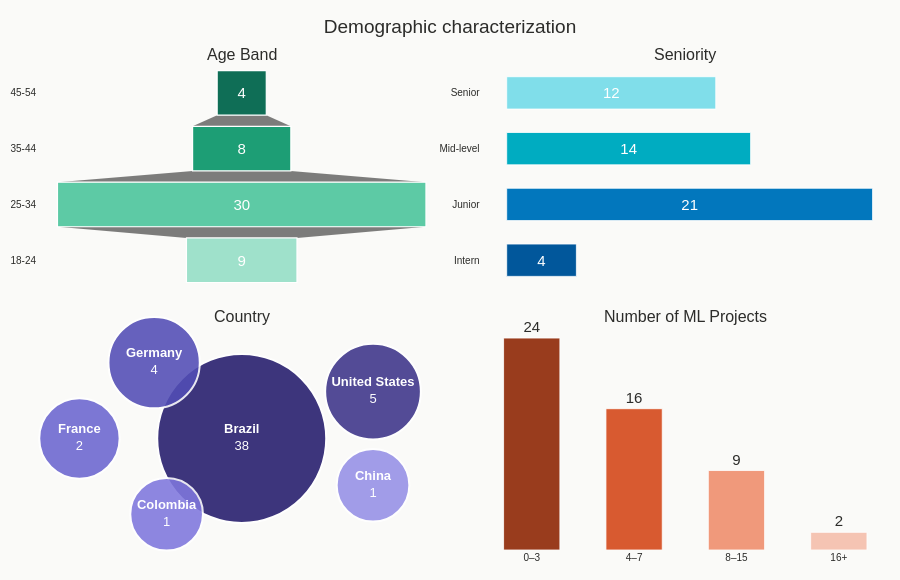

Notebook code for this chart:
### Code cell
import numpy as np
from plotly.subplots import make_subplots
import plotly.graph_objects as go

# ── Palettes (extended so they never run short as N grows) ────────────────────
_TEAL   = ["#0F6E56", "#1D9E75", "#5DCAA5", "#9FE1CB", "#C5F0E3", "#E0F8F2"]
_BLUE   = ["#01579B", "#0277BD", "#00ACC1", "#80DEEA", "#B2EBF2", "#E0F7FA"]
_PURPLE = ["#231A6B", "#3C3489", "#524DB5", "#6B66D0", "#7F77DD", "#9590E6", "#ADAAF0", "#C5C3F7"]
_CORAL  = ["#993C1D", "#D85A30", "#F0997B", "#F5C4B3", "#FAE0D6", "#FDF0EC"]
_BG = "#FAFAF8"

# ── Data ─────────────────────────────────────────────────────────────────────
# 1. Age Band — oldest→youngest (top→bottom in funnel)
_age = (df["age_band"].value_counts()
        .reindex(["45-54", "35-44", "25-34", "18-24"])
        .dropna().astype(int))

# 2. Seniority — short labels; Intern at bottom, Senior at top
_SEN_SHORT = {
    "Intern":                   "Intern",
    "Junior (up to 5 years)":   "Junior",
    "Mid-level (6 to 9 years)": "Mid-level",
    "Senior (10+ years)":       "Senior",
}
_sen = (df["seniority_norm"].map(_SEN_SHORT).value_counts()
        .reindex(list(_SEN_SHORT.values())).dropna().astype(int))

# 3. Country — largest bubble centred, rest in tight ring
_cvc = df["norm_country"].value_counts()
_cdf = pd.DataFrame({"country": _cvc.index, "n": _cvc.values}).sort_values("n", ascending=False).reset_index(drop=True)
_nc  = len(_cdf)
_ang = [2 * np.pi * i / max(_nc - 1, 1) + np.pi / 5 for i in range(_nc - 1)]
_bx  = [0.0] + [0.65 * np.cos(a) for a in _ang]  
_by  = [0.0] + [0.4 * np.sin(a) for a in _ang] 

idx_germany = _cdf.index[_cdf["country"] == "Germany"][0]
_bx[idx_germany] -= 0.15  

idx_colombia = _cdf.index[_cdf["country"] == "Colombia"][0]
_bx[idx_colombia] -= 0.10  

_bsz = (np.sqrt(_cdf["n"]) / np.sqrt(_cdf["n"].max()) * 115 + 54).tolist()

# 4. N Projects — binned
_np_raw = df["n_projects"].dropna().astype(int)
_np_ser = pd.cut(_np_raw, bins=[-1, 3, 7, 15, int(_np_raw.max()) + 1],
                 labels=["0–3", "4–7", "8–15", "16+"]).value_counts().sort_index()

# ── Figure (2×2) ─────────────────────────────────────────────────────────────
fig_demo = make_subplots(
    rows=2, cols=2,
    specs=[[{"type": "funnel"}, {"type": "xy"}],
           [{"type": "xy"},     {"type": "xy"}]],
    subplot_titles=["Age Band", "Seniority", "Country", "Number of ML Projects"],
    horizontal_spacing=0.04,  # reduzido
    vertical_spacing=0.08,    # reduzido
)

# 1 — Funnel (row 1, col 1)
fig_demo.add_trace(go.Funnel(
    y=_age.index.tolist(), x=_age.values.tolist(),
    textinfo="value",
    textfont=dict(color="white", size=15, family="sans-serif"),
    marker=dict(color=_TEAL[:len(_age)], line=dict(color="white", width=1.2)),
    connector=dict(line=dict(color="rgba(0,0,0,0)", width=0)),
), row=1, col=1)

# 2 — Horizontal bar (Seniority) — leading spaces create gap between label and bar
fig_demo.add_trace(go.Bar(
    y=["  " + lbl for lbl in _sen.index.tolist()], x=_sen.values.tolist(),
    orientation="h",
    marker=dict(color=_BLUE[:len(_sen)], line=dict(color="white", width=0.8)),
    text=_sen.values.tolist(), textposition="inside",
    insidetextanchor="middle",
    textfont=dict(color="white", size=15),
    width=0.58,
), row=1, col=2)

# 3 — Bubble (Country) (row 2, col 1)
fig_demo.add_trace(go.Scatter(
    x=_bx, y=_by,
    mode="markers+text",
    marker=dict(size=_bsz, color=_PURPLE[:_nc], opacity=0.88,
                line=dict(color="white", width=2.0), sizemode="diameter"),
    text=[f"<b>{c}</b><br>{n}" for c, n in zip(_cdf["country"], _cdf["n"])],
    textposition="middle center",
    textfont=dict(color="white", size=13, family="sans-serif"),
    hovertemplate="%{text}<extra></extra>", cliponaxis=False
), row=2, col=1)

# 4 — Vertical bar (N Projects) (row 2, col 2)
fig_demo.add_trace(go.Bar(
    x=_np_ser.index.tolist(), y=_np_ser.values.tolist(),
    marker=dict(color=_CORAL[:len(_np_ser)], line=dict(color="white", width=0.8)),
    text=_np_ser.values.tolist(), textposition="outside",
    textfont=dict(size=15), width=0.55, cliponaxis=False
), row=2, col=2)

# ── Styling ───────────────────────────────────────────────────────────────────
fig_demo.update_layout(
    title=dict(text="Demographic characterization",
               font=dict(size=19, color="#2C2C2A", family="sans-serif"),
               x=0.5, xanchor="center"),
    paper_bgcolor=_BG, plot_bgcolor=_BG,
    showlegend=False, height=580,
    margin=dict(t=65, b=30, l=10, r=10),
    font=dict(family="sans-serif", size=10, color="#2C2C2A"),
)
# Seniority (row 1, col 2)
fig_demo.update_xaxes(showgrid=False, zeroline=False, showticklabels=False,
                      range=[-1.5, int(_sen.max()) + 1], row=1, col=2)
fig_demo.update_yaxes(showgrid=False, zeroline=False, row=1, col=2)
# Country (row 2, col 1)
fig_demo.update_xaxes(showgrid=False, zeroline=False, showticklabels=False,
                      range=[-0.82, 0.82], row=2, col=1)
fig_demo.update_yaxes(showgrid=False, zeroline=False, showticklabels=False,
                      range=[-0.56, 0.56], row=2, col=1)
# Projects (row 2, col 2)
fig_demo.update_xaxes(showgrid=False, zeroline=False, row=2, col=2)
fig_demo.update_yaxes(showgrid=False, zeroline=False, showticklabels=False, row=2, col=2)

fig_demo.show()

### Figure 1 — Plotly figure (JSON) as saved in the notebook; plotly's stock layout.template omitted (floating-point values rounded to 4 significant figures)
{"data": [{"connector": {"line": {"color": "rgba(0,0,0,0)", "width": 0}}, "marker": {"color": ["#0F6E56", "#1D9E75", "#5DCAA5", "#9FE1CB"], "line": {"color": "white", "width": 1.2}}, "textfont": {"color": "white", "family": "sans-serif", "size": 15}, "textinfo": "value", "type": "funnel", "x": [4, 8, 30, 9], "xaxis": "x", "y": ["45-54", "35-44", "25-34", "18-24"], "yaxis": "y"}, {"insidetextanchor": "middle", "marker": {"color": ["#01579B", "#0277BD", "#00ACC1", "#80DEEA"], "line": {"color": "white", "width": 0.8}}, "orientation": "h", "text": ["4", "21", "14", "12"], "textfont": {"color": "white", "size": 15}, "textposition": "inside", "type": "bar", "width": 0.58, "x": [4, 21, 14, 12], "xaxis": "x2", "y": ["  Intern", "  Junior", "  Mid-level", "  Senior"], "yaxis": "y2"}, {"cliponaxis": false, "hovertemplate": "%{text}<extra></extra>", "marker": {"color": ["#231A6B", "#3C3489", "#524DB5", "#6B66D0", "#7F77DD", "#9590E6"], "line": {"color": "white", "width": 2}, "opacity": 0.88, "size": [169, 95.71, 91.31, 80.38, 72.66, 72.66], "sizemode": "diameter"}, "mode": "markers+text", "text": ["<b>Brazil</b><br>38", "<b>United States</b><br>5", "<b>Germany</b><br>4", "<b>France</b><br>2", "<b>Colombia</b><br>1", "<b>China</b><br>1"], "textfont": {"color": "white", "family": "sans-serif", "size": 13}, "textposition": "middle center", "type": "scatter", "x": [0, 0.5259, -0.3509, -0.65, -0.3009, 0.5259], "xaxis": "x3", "y": [0, 0.2351, 0.3804, 4.899e-17, -0.3804, -0.2351], "yaxis": "y3"}, {"cliponaxis": false, "marker": {"color": ["#993C1D", "#D85A30", "#F0997B", "#F5C4B3"], "line": {"color": "white", "width": 0.8}}, "text": ["24", "16", "9", "2"], "textfont": {"size": 15}, "textposition": "outside", "type": "bar", "width": 0.55, "x": ["0–3", "4–7", "8–15", "16+"], "xaxis": "x4", "y": [24, 16, 9, 2], "yaxis": "y4"}], "layout": {"annotations": [{"font": {"size": 16}, "showarrow": false, "text": "Age Band", "x": 0.24, "xanchor": "center", "xref": "paper", "y": 1, "yanchor": "bottom", "yref": "paper"}, {"font": {"size": 16}, "showarrow": false, "text": "Seniority", "x": 0.76, "xanchor": "center", "xref": "paper", "y": 1, "yanchor": "bottom", "yref": "paper"}, {"font": {"size": 16}, "showarrow": false, "text": "Country", "x": 0.24, "xanchor": "center", "xref": "paper", "y": 0.46, "yanchor": "bottom", "yref": "paper"}, {"font": {"size": 16}, "showarrow": false, "text": "Number of ML Projects", "x": 0.76, "xanchor": "center", "xref": "paper", "y": 0.46, "yanchor": "bottom", "yref": "paper"}], "font": {"color": "#2C2C2A", "family": "sans-serif", "size": 10}, "height": 580, "margin": {"b": 30, "l": 10, "r": 10, "t": 65}, "paper_bgcolor": "#FAFAF8", "plot_bgcolor": "#FAFAF8", "showlegend": false, "title": {"font": {"color": "#2C2C2A", "family": "sans-serif", "size": 19}, "text": "Demographic characterization", "x": 0.5, "xanchor": "center"}, "xaxis": {"anchor": "y", "domain": [0, 0.48]}, "xaxis2": {"anchor": "y2", "domain": [0.52, 1], "range": [-1.5, 22], "showgrid": false, "showticklabels": false, "zeroline": false}, "xaxis3": {"anchor": "y3", "domain": [0, 0.48], "range": [-0.82, 0.82], "showgrid": false, "showticklabels": false, "zeroline": false}, "xaxis4": {"anchor": "y4", "domain": [0.52, 1], "showgrid": false, "zeroline": false}, "yaxis": {"anchor": "x", "domain": [0.54, 1]}, "yaxis2": {"anchor": "x2", "domain": [0.54, 1], "showgrid": false, "zeroline": false}, "yaxis3": {"anchor": "x3", "domain": [0, 0.46], "range": [-0.56, 0.56], "showgrid": false, "showticklabels": false, "zeroline": false}, "yaxis4": {"anchor": "x4", "domain": [0, 0.46], "showgrid": false, "showticklabels": false, "zeroline": false}}}
